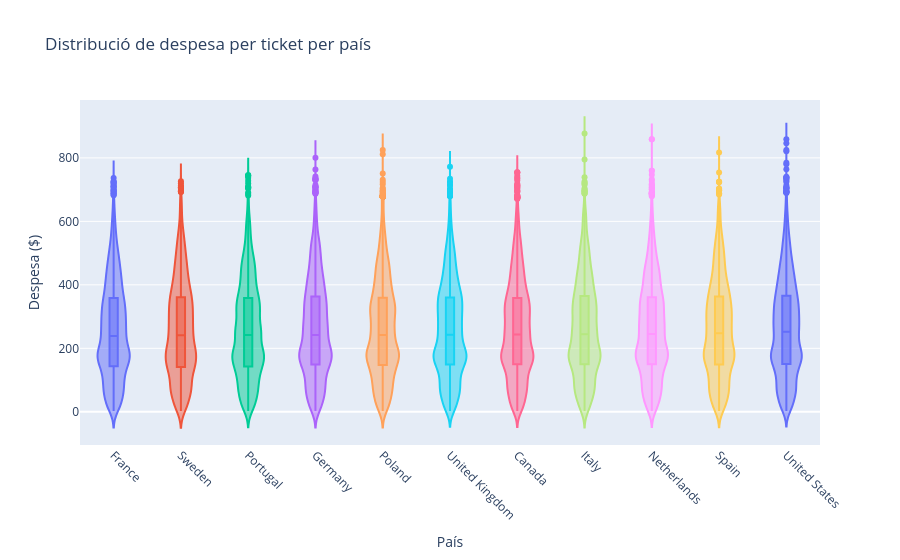

Notebook source saved alongside this figure:
### Code cell
df_transaction_country['amount'] = df_transaction_country['amount'].astype(float)
order = df_transaction_country.groupby('country')['amount'].median().sort_values().index

fig = px.violin(
    df_transaction_country,
    x='country',
    y='amount',
    color='country',
    box=True,
    points='outliers',
    category_orders={'country': order},
    title='Distribució de despesa per ticket per país',
    labels={
        'country': 'País',
        'amount': 'Despesa ($)'
    }
)


fig.update_yaxes(tickformat=",")
fig.update_layout(
    showlegend=False,
    xaxis_tickangle=45
)

fig.show()

### Figure 1 — Plotly figure (JSON) as saved in the notebook; plotly's stock layout.template omitted (floating-point values rounded to 4 significant figures; data arrays with more than 128 entries replaced by an {"elided": "..."} marker saying what was removed)
{"data": [{"alignmentgroup": "True", "box": {"visible": true}, "hovertemplate": "País=%{x}<br>Despesa ($)=%{y}<extra></extra>", "legendgroup": "France", "marker": {"color": "#636efa"}, "name": "France", "offsetgroup": "France", "orientation": "v", "points": "outliers", "scalegroup": "True", "showlegend": true, "type": "violin", "x": {"elided": "8491 str values"}, "x0": " ", "xaxis": "x", "y": {"elided": "8491 float values"}, "y0": " ", "yaxis": "y"}, {"alignmentgroup": "True", "box": {"visible": true}, "hovertemplate": "País=%{x}<br>Despesa ($)=%{y}<extra></extra>", "legendgroup": "Sweden", "marker": {"color": "#EF553B"}, "name": "Sweden", "offsetgroup": "Sweden", "orientation": "v", "points": "outliers", "scalegroup": "True", "showlegend": true, "type": "violin", "x": {"elided": "8106 str values"}, "x0": " ", "xaxis": "x", "y": {"elided": "8106 float values"}, "y0": " ", "yaxis": "y"}, {"alignmentgroup": "True", "box": {"visible": true}, "hovertemplate": "País=%{x}<br>Despesa ($)=%{y}<extra></extra>", "legendgroup": "Portugal", "marker": {"color": "#00cc96"}, "name": "Portugal", "offsetgroup": "Portugal", "orientation": "v", "points": "outliers", "scalegroup": "True", "showlegend": true, "type": "violin", "x": {"elided": "8754 str values"}, "x0": " ", "xaxis": "x", "y": {"elided": "8754 float values"}, "y0": " ", "yaxis": "y"}, {"alignmentgroup": "True", "box": {"visible": true}, "hovertemplate": "País=%{x}<br>Despesa ($)=%{y}<extra></extra>", "legendgroup": "Germany", "marker": {"color": "#ab63fa"}, "name": "Germany", "offsetgroup": "Germany", "orientation": "v", "points": "outliers", "scalegroup": "True", "showlegend": true, "type": "violin", "x": {"elided": "8714 str values"}, "x0": " ", "xaxis": "x", "y": {"elided": "8714 float values"}, "y0": " ", "yaxis": "y"}, {"alignmentgroup": "True", "box": {"visible": true}, "hovertemplate": "País=%{x}<br>Despesa ($)=%{y}<extra></extra>", "legendgroup": "Poland", "marker": {"color": "#FFA15A"}, "name": "Poland", "offsetgroup": "Poland", "orientation": "v", "points": "outliers", "scalegroup": "True", "showlegend": true, "type": "violin", "x": {"elided": "8257 str values"}, "x0": " ", "xaxis": "x", "y": {"elided": "8257 float values"}, "y0": " ", "yaxis": "y"}, {"alignmentgroup": "True", "box": {"visible": true}, "hovertemplate": "País=%{x}<br>Despesa ($)=%{y}<extra></extra>", "legendgroup": "United Kingdom", "marker": {"color": "#19d3f3"}, "name": "United Kingdom", "offsetgroup": "United Kingdom", "orientation": "v", "points": "outliers", "scalegroup": "True", "showlegend": true, "type": "violin", "x": {"elided": "9626 str values"}, "x0": " ", "xaxis": "x", "y": {"elided": "9626 float values"}, "y0": " ", "yaxis": "y"}, {"alignmentgroup": "True", "box": {"visible": true}, "hovertemplate": "País=%{x}<br>Despesa ($)=%{y}<extra></extra>", "legendgroup": "Canada", "marker": {"color": "#FF6692"}, "name": "Canada", "offsetgroup": "Canada", "orientation": "v", "points": "outliers", "scalegroup": "True", "showlegend": true, "type": "violin", "x": {"elided": "9953 str values"}, "x0": " ", "xaxis": "x", "y": {"elided": "9953 float values"}, "y0": " ", "yaxis": "y"}, {"alignmentgroup": "True", "box": {"visible": true}, "hovertemplate": "País=%{x}<br>Despesa ($)=%{y}<extra></extra>", "legendgroup": "Italy", "marker": {"color": "#B6E880"}, "name": "Italy", "offsetgroup": "Italy", "orientation": "v", "points": "outliers", "scalegroup": "True", "showlegend": true, "type": "violin", "x": {"elided": "8551 str values"}, "x0": " ", "xaxis": "x", "y": {"elided": "8551 float values"}, "y0": " ", "yaxis": "y"}, {"alignmentgroup": "True", "box": {"visible": true}, "hovertemplate": "País=%{x}<br>Despesa ($)=%{y}<extra></extra>", "legendgroup": "Netherlands", "marker": {"color": "#FF97FF"}, "name": "Netherlands", "offsetgroup": "Netherlands", "orientation": "v", "points": "outliers", "scalegroup": "True", "showlegend": true, "type": "violin", "x": {"elided": "8943 str values"}, "x0": " ", "xaxis": "x", "y": {"elided": "8943 float values"}, "y0": " ", "yaxis": "y"}, {"alignmentgroup": "True", "box": {"visible": true}, "hovertemplate": "País=%{x}<br>Despesa ($)=%{y}<extra></extra>", "legendgroup": "Spain", "marker": {"color": "#FECB52"}, "name": "Spain", "offsetgroup": "Spain", "orientation": "v", "points": "outliers", "scalegroup": "True", "showlegend": true, "type": "violin", "x": {"elided": "8947 str values"}, "x0": " ", "xaxis": "x", "y": {"elided": "8947 float values"}, "y0": " ", "yaxis": "y"}, {"alignmentgroup": "True", "box": {"visible": true}, "hovertemplate": "País=%{x}<br>Despesa ($)=%{y}<extra></extra>", "legendgroup": "United States", "marker": {"color": "#636efa"}, "name": "United States", "offsetgroup": "United States", "orientation": "v", "points": "outliers", "scalegroup": "True", "showlegend": true, "type": "violin", "x": {"elided": "11421 str values"}, "x0": " ", "xaxis": "x", "y": {"elided": "11421 float values"}, "y0": " ", "yaxis": "y"}], "layout": {"legend": {"title": {"text": "País"}, "tracegroupgap": 0}, "showlegend": false, "title": {"text": "Distribució de despesa per ticket per país"}, "violinmode": "overlay", "xaxis": {"anchor": "y", "categoryarray": ["France", "Sweden", "Portugal", "Germany", "Poland", "United Kingdom", "Canada", "Italy", "Netherlands", "Spain", "United States"], "categoryorder": "array", "domain": [0, 1], "tickangle": 45, "title": {"text": "País"}}, "yaxis": {"anchor": "x", "domain": [0, 1], "tickformat": ",", "title": {"text": "Despesa ($)"}}}}
